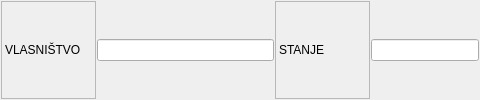
             <widget class="QFrame" name="frame_33">
              <property name="frameShape">
               <enum>QFrame::NoFrame</enum>
              </property>
              <property name="frameShadow">
               <enum>QFrame::Raised</enum>
              </property>
              <layout class="QHBoxLayout" name="horizontalLayout_27">
               <property name="spacing">
                <number>1</number>
               </property>
               <property name="leftMargin">
                <number>1</number>
               </property>
               <property name="topMargin">
                <number>1</number>
               </property>
               <property name="rightMargin">
                <number>1</number>
               </property>
               <property name="bottomMargin">
                <number>1</number>
               </property>
               <item>
                <widget class="QLabel" name="label_23">
                 <property name="minimumSize">
                  <size>
                   <width>95</width>
                   <height>0</height>
                  </size>
                 </property>
                 <property name="frameShape">
                  <enum>QFrame::StyledPanel</enum>
                 </property>
                 <property name="text">
                  <string>VLASNIŠTVO</string>
                 </property>
                </widget>
               </item>
               <item>
                <widget class="QLineEdit" name="txtVlasnistvo">
                 <property name="sizePolicy">
                  <sizepolicy hsizetype="Preferred" vsizetype="Fixed">
                   <horstretch>0</horstretch>
                   <verstretch>0</verstretch>
                  </sizepolicy>
                 </property>
                 <property name="minimumSize">
                  <size>
                   <width>177</width>
                   <height>0</height>
                  </size>
                 </property>
                 <property name="maximumSize">
                  <size>
                   <width>177</width>
                   <height>16777215</height>
                  </size>
                 </property>
                 <property name="font">
                  <font>
                   <weight>50</weight>
                   <bold>false</bold>
                  </font>
                 </property>
                </widget>
               </item>
               <item>
                <widget class="QLabel" name="label_24">
                 <property name="minimumSize">
                  <size>
                   <width>95</width>
                   <height>0</height>
                  </size>
                 </property>
                 <property name="frameShape">
                  <enum>QFrame::StyledPanel</enum>
                 </property>
                 <property name="text">
                  <string>STANJE</string>
                 </property>
                </widget>
               </item>
               <item>
                <widget class="QLineEdit" name="txtStanjeVlasnistva">
                 <property name="font">
                  <font>
                   <weight>50</weight>
                   <bold>false</bold>
                  </font>
                 </property>
                </widget>
               </item>
              </layout>
             </widget>
